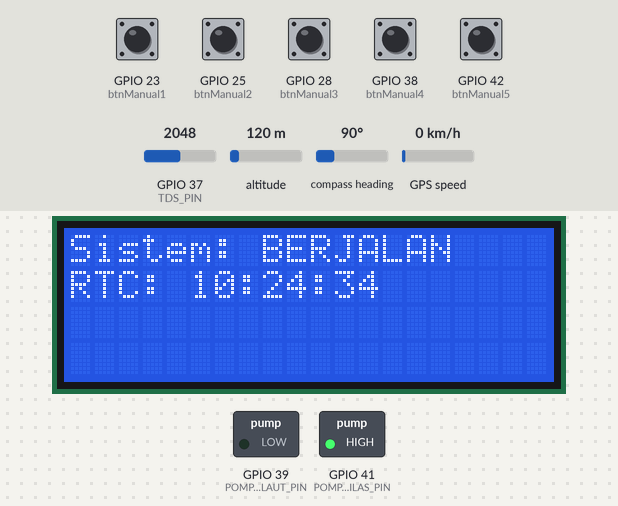
The sketch below on a simulated ESP32. On the bench: 20×4 character LCD, switched loads named in the sketch (green lamp = pin HIGH). Inputs (shaded band) come from the test bench; at power-on: GPIO 23 (btnManual1), GPIO 25 (btnManual2), GPIO 28 (btnManual3), GPIO 38 (btnManual4), GPIO 42 (btnManual5) HIGH, GPIO 37 (TDS_PIN) = 2048, altitude 120 m, compass heading 90°, GPS speed 0 km/h. The local clock reads 2024-03-15 10:24:30 at power-on unless the sketch sets it; the GPS gets a fix after 3 s at 37.7749, -122.4194 with 8 satellites; what the sketch prints to the serial monitor is not drawn.

Above: at 5.1 s.
5.2 s: GPIO 38 (btnManual4) pulled LOW for 3.2 s
At 13.4 s:
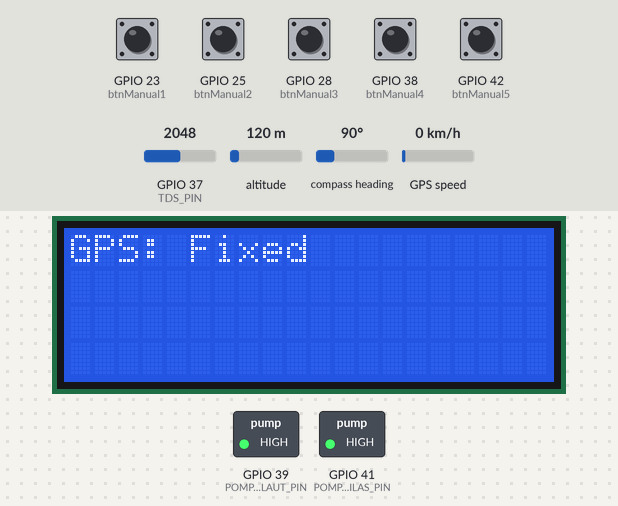
14.3 s: GPIO 42 (btnManual5) pulled LOW for 3.2 s
At 16.3 s:
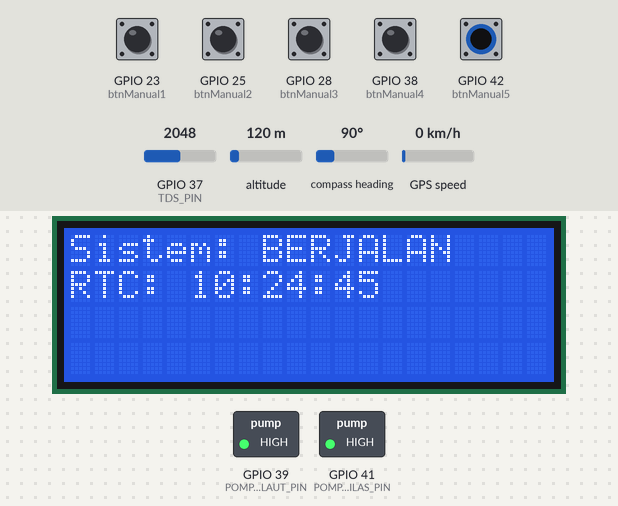
25.1 s: GPIO 38 (btnManual4) pulled LOW for 3.2 s
At 30.6 s:
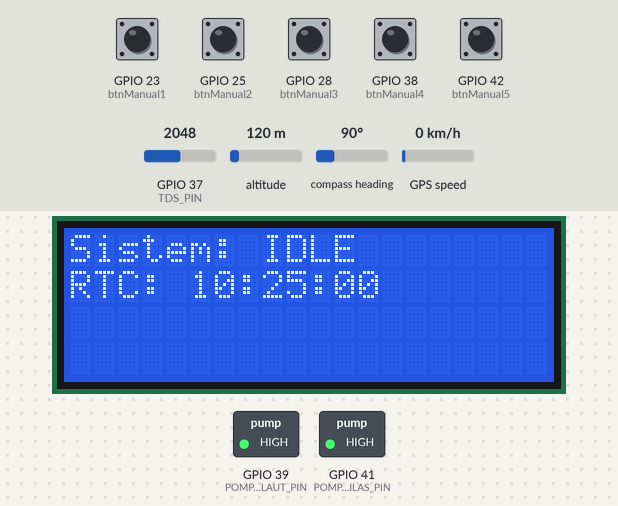
35.6 s: GPIO 23 (btnManual1) pulled LOW for 1 s
At 36.5 s:
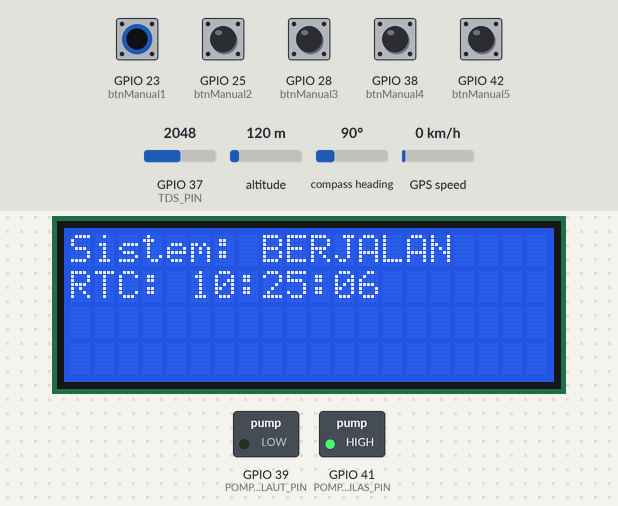
39.8 s: GPIO 38 (btnManual4) pulled LOW for 1 s
At 41.0 s:
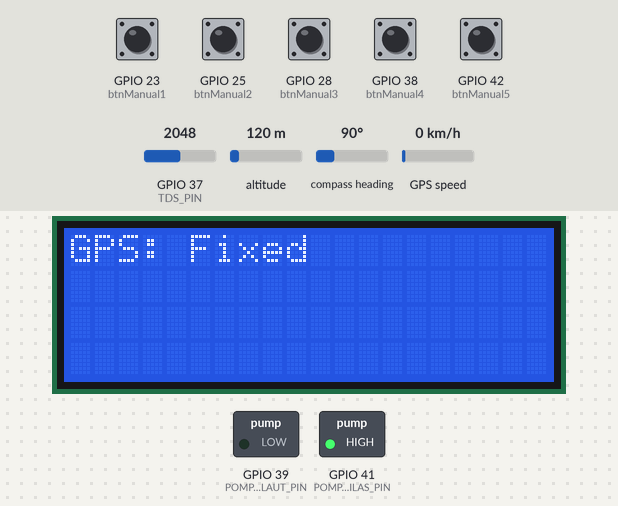
Timing chart, 0 to 54.7 s (numbered marks = the images above; inputs shaded):
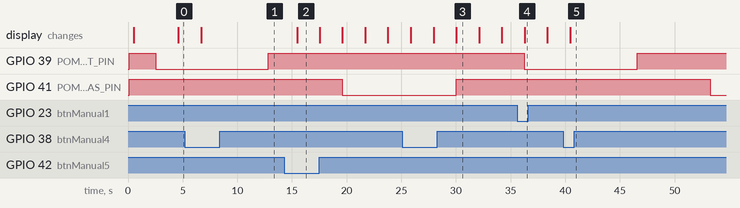

The sketch:

arduino.ino
```cpp
#include <SPI.h>
#include <SoftwareSerial.h>
#include <Wire.h>
#include <DS3231.h>
#include <LiquidCrystal_I2C.h>
#include <TinyGPS++.h>
#include <OneWire.h>
#include <DallasTemperature.h>
#include "DFRobot_PH.h"
#include <EEPROM.h>
#include <ModbusMaster.h>

// ================== PIN BUTTON MANUAL (ANOMALI) ==================
const int btnManual1 = 23;
const int btnManual2 = 25;
const int btnManual3 = 28;
const int btnManual4 = 38;
const int btnManual5 = 42;

// ================== MODE SISTEM ==================
enum Mode { MODE_DISPLAY, SETTING };
Mode currentMode = MODE_DISPLAY;

// ================== RTC & LCD ==================
DS3231 rtc;
LiquidCrystal_I2C lcd(0x27, 20, 4);

// ================== INTERVAL WAKTU & SIKLUS ==================
unsigned long previousMillis = 0;
const long interval = 1000;

// Timer Utama Otomatis (Setiap 5 Menit = 300.000 ms)
unsigned long lastAutoTriggerMs = 0;
const unsigned long AUTO_INTERVAL_MS = 300000;

// Status Siklus Milidetik
bool isCycleActive = false;
unsigned long cycleStartMs = 0;
bool sensorHasRead = false;
bool dataHasBeenSent = false;

// ================== Serial Ports ==================
SoftwareSerial mySerial(32, 30); // TX di pin 32 ke ESP32 (RXD 2)
SoftwareSerial rs485Serial(10, 9);

// ================== GPS ==================
static const uint32_t GPSBaud = 9600;
TinyGPSPlus gps;
bool gpsEverFixed = false;
double gpsLat = 0.0, gpsLng = 0.0;

// ================== RTC strings ==================
String jam, menit, detik, tanggal;

// ================== LCD slide control ==================
unsigned long prevLcdMillis = 0;
const unsigned long lcdMinInterval = 100;
bool lcdForce = false;
uint8_t currentSlide = 0;
uint8_t prevSlide = 255;

// ================== Sensor pins ==================
#define TURB_PIN A0
#define TDS_PIN A1
#define PRESS_PIN A2
#define ONE_WIRE_PIN 2
#define PH_PIN A4
#define DO_PIN PRESS_PIN

OneWire ds(ONE_WIRE_PIN);
DallasTemperature ds18(&ds);

// ================== TSS/NTU calibration ==================
const float VREF_ADC = 4.94f;
float V_NTU0 = 3.80;
float V_NTU1000 = 3.00;
float V_NTU3000 = 2.60;

// ================== DO mg/L ==================
#define ADC_COUNTS 1023.0
#define VREF_MV 5000.0
const float DO_VZERO_mV = 35.0f;
const float DO_VAIR_mV = 1145.0f;
float g_do_mgL = NAN;

// ================== TDS calibrated ==================
const float VREF_TDS_MEAS = 4.914f;
const float TDS_FACTOR = 0.5f;
const float CAL_FACTOR = 1.1002f;
#define TDS_SCOUNT 30
int tdsBuf[TDS_SCOUNT], tdsBufTmp[TDS_SCOUNT];
int tdsIdx = 0;

// ================== RS485 (CWT-TH) ==================
ModbusMaster rs485;
float g_airTempC = NAN;
float g_airRH = NAN;
unsigned long lastTHReadMs = 0;
const unsigned long TH_READ_INTERVAL = 500;

// ================== Global sensor cache ==================
float g_tempC = NAN;
float g_tss_NTU = NAN;
float g_tdsPPM = NAN;
float g_pH = NAN;
float g_ecVal = NAN; // Variabel penampung EC dari Turbidity

// ================== PUMPS / RELAY ==================
#define POMPA_AIR_LAUT_PIN 39   // Relay 1
#define POMPA_AIR_BILAS_PIN 41  // Relay 2

DFRobot_PH ph;

// ================== Prototypes ==================
void updateLCD();
void bacaRTC();
void processGPS();
void readTH_RS485();
float readVoltageAvg(byte pin, int samples = 20);
float readDS18x20C();
int medianFilter(int *src, int n);
float DOsaturationAtTemp(float tC);

void setup() {
  Serial.begin(9600);

  // Tombol Manual Anomali
  pinMode(btnManual1, INPUT_PULLUP);
  pinMode(btnManual2, INPUT_PULLUP);
  pinMode(btnManual3, INPUT_PULLUP);
  pinMode(btnManual4, INPUT_PULLUP);
  pinMode(btnManual5, INPUT_PULLUP);

  Wire.begin();
  lcd.init();
  lcd.backlight();
  lcd.setCursor(0, 0);
  lcd.print("Weather Station");
  lcd.setCursor(0, 1);
  lcd.print("Sistem Siap...");

  mySerial.begin(9600);
  Serial2.begin(GPSBaud);

  rs485Serial.begin(4800);
  rs485.begin(1, rs485Serial);
  rs485Serial.listen();

  ds18.begin();
  ph.begin();

  pinMode(POMPA_AIR_LAUT_PIN, OUTPUT);
  pinMode(POMPA_AIR_BILAS_PIN, OUTPUT);

  // Kondisi Awal: Semua Relay Mati (HIGH)
  digitalWrite(POMPA_AIR_LAUT_PIN, HIGH);
  digitalWrite(POMPA_AIR_BILAS_PIN, HIGH);

  lastAutoTriggerMs = millis();

  delay(400);
  lcd.clear();

  // Langsung jalankan siklus pertama otomatis saat di-colok
  Serial.println(">>> SISTEM DINYALAKAN: Memulai Siklus Pertama Otomatis! <<<");
  isCycleActive = true;
  cycleStartMs = millis();
}

void loop() {
  unsigned long currentMillis = millis();

  rs485Serial.listen();
  readTH_RS485();
  processGPS();

  // ================== 1. CEK TOMBOL MANUAL & TIMER OTOMATIS ==================
  if (!isCycleActive) {
    bool buttonPressed = (digitalRead(btnManual1) == LOW || digitalRead(btnManual2) == LOW ||
                          digitalRead(btnManual3) == LOW || digitalRead(btnManual4) == LOW ||
                          digitalRead(btnManual5) == LOW);

    if (buttonPressed) {
      delay(30);
      if (digitalRead(btnManual1) == LOW || digitalRead(btnManual2) == LOW ||
          digitalRead(btnManual3) == LOW || digitalRead(btnManual4) == LOW ||
          digitalRead(btnManual5) == LOW) {

        Serial.println("\n>>> TOMBOL MANUAL DITEKAN: Memulai Siklus! <<<");
        isCycleActive = true;
        cycleStartMs = currentMillis;
        sensorHasRead = false;
        dataHasBeenSent = false;
      }
    }
    else if (currentMillis - lastAutoTriggerMs >= AUTO_INTERVAL_MS) {
      lastAutoTriggerMs = currentMillis;
      Serial.println("\n>>> TIMER 5 MENIT: Memulai Siklus Otomatis! <<<");
      isCycleActive = true;
      cycleStartMs = currentMillis;
      sensorHasRead = false;
      dataHasBeenSent = false;
    }
  }

  // ================== 2. EKSEKUSI SIKLUS BERDASARKAN MILIDETIK ==================
  if (isCycleActive) {
    unsigned long elapsedMs = currentMillis - cycleStartMs;

    // --- TAHAP 1 (0 - 10 Detik): Pompa Laut (Relay 1) Nyala ---
    if (elapsedMs < 10000UL) {
      digitalWrite(POMPA_AIR_LAUT_PIN, LOW);   // Relay 1 Nyala
      digitalWrite(POMPA_AIR_BILAS_PIN, HIGH); // Relay 2 Mati

      // --- DETIK KE-5 (di rentang 5000 - 5500 ms): Semua Sensor Membaca ---
      if (elapsedMs >= 5000UL && elapsedMs < 5500UL && !sensorHasRead) {
        float tempC_new = readDS18x20C();
        float vTurb_new = readVoltageAvg(TURB_PIN);

        // 1. Hitung TSS dari Turbidity
        float tssNTU;
        if (vTurb_new >= V_NTU0) tssNTU = 0.0;
        else if (vTurb_new <= V_NTU3000) tssNTU = 3000.0;
        else if (vTurb_new > V_NTU1000) {
          tssNTU = ((V_NTU0 - vTurb_new) / (V_NTU0 - V_NTU1000)) * 1000.0;
        } else {
          tssNTU = 1000.0 + ((V_NTU1000 - vTurb_new) / (V_NTU1000 - V_NTU3000)) * 2000.0;
        }
        g_tss_NTU = tssNTU;

        // 2. Konversi EC dari Nilai Turbidity / Voltase Turbidity
        // Asumsi: Semakin pekat/keruh (voltase turun), nilai konduktivitas/EC ikut naik
        g_ecVal = (V_NTU0 - vTurb_new) * 550.0; // Estimasi konversi ke uS/cm
        if (g_ecVal < 0) g_ecVal = 0.0;

        // 3. Baca pH Sensor
        float voltagePH = readVoltageAvg(PH_PIN, 20);
        float tempUsedC = (isnan(tempC_new) || tempC_new <= -999) ? 25.0f : tempC_new;
        g_pH = ph.readPH(voltagePH, tempUsedC);

        // Pengaman agar pH tidak pernah tembus angka 14 (jika belum dikalibrasi)
        if (isnan(g_pH) || g_pH < 0.0f || g_pH > 14.0f) {
          g_pH = 7.00f; // Default ke netral sementara jika sensor belum beres kalibrasi
        }

        // 4. Baca TDS
        int med = medianFilter(tdsBuf, TDS_SCOUNT);
        float vAvg = med * (VREF_TDS_MEAS / 1023.0f);
        float comp = 1.0f + 0.02f * (tempUsedC - 25.0f);
        float vComp = vAvg / comp;
        float tdsRaw = (133.42f * vComp * vComp * vComp - 255.86f * vComp * vComp + 857.39f * vComp) * TDS_FACTOR;
        g_tdsPPM = tdsRaw * CAL_FACTOR;

        if (isnan(g_tempC) || fabs(g_tempC - tempC_new) > 0.2f) {
          g_tempC = tempC_new;
        }

        // 5. Baca DO
        long doSum = 0;
        for (int i = 0; i < 20; i++) {
          doSum += analogRead(DO_PIN);
          delay(1);
        }
        uint16_t doRaw = doSum / 20;
        float do_mV = doRaw * (VREF_MV / ADC_COUNTS);
        float doSat = DOsaturationAtTemp(tempUsedC);
        float frac = (do_mV - DO_VZERO_mV) / (DO_VAIR_mV - DO_VZERO_mV);
        if (frac < 0) frac = 0;
        if (frac > 1.2f) frac = 1.2f;
        g_do_mgL = frac * doSat;

        sensorHasRead = true;
        Serial.println("[DETIK 5] Sensor Selesai Membaca (pH & EC Terhitung)!");
      }

      // Sampel TDS buffer berkala
      static unsigned long tdsSampleMs = millis();
      if (millis() - tdsSampleMs > 40) {
        tdsSampleMs = millis();
        tdsBuf[tdsIdx] = analogRead(TDS_PIN);
        tdsIdx = (tdsIdx + 1) % TDS_SCOUNT;
      }

    }
    // --- TAHAP 2 (10 - 12 Detik): Pompa Laut Mati & Kirim Data ---
    else if (elapsedMs >= 10000UL && elapsedMs < 12000UL) {
      digitalWrite(POMPA_AIR_LAUT_PIN, HIGH); // Relay 1 Mati
      digitalWrite(POMPA_AIR_BILAS_PIN, HIGH);

      // Kirim Data di rentang detik ke-12
      if (!dataHasBeenSent) {
        bacaRTC();
        String latStr = gpsEverFixed ? String(gpsLat, 6) : "searching";
        String lngStr = gpsEverFixed ? String(gpsLng, 6) : "searching";

        String humSend     = (!isnan(g_airRH) && g_airRH > 0) ? String(g_airRH, 1) : "tidak mengukur";
        String airTempSend = (!isnan(g_airTempC) && g_airTempC > -50) ? String(g_airTempC, 1) : "tidak mengukur";
        String wtempSend   = (!isnan(g_tempC) && g_tempC > -900) ? String(g_tempC, 2) : "tidak mengukur";
        String tssSend     = String(g_tss_NTU, 1);
        String tdsSend     = (!isnan(g_tdsPPM)) ? String(g_tdsPPM, 0) : "tidak mengukur";
        String doSend      = (!isnan(g_do_mgL)) ? String(g_do_mgL, 2) : "tidak mengukur";
        String phSend      = (!isnan(g_pH)) ? String(g_pH, 2) : "tidak mengukur";
        String ecSend      = (!isnan(g_ecVal)) ? String(g_ecVal, 1) : "tidak mengukur";

        String dataToSend = String("humidity: ") + humSend
                          + ", air_temperature: " + airTempSend
                          + ", water_temperature: " + wtempSend
                          + ", TSS: " + tssSend
                          + ", TDS: " + tdsSend
                          + ", DO: " + doSend
                          + ", pH: " + phSend
                          + ", EC: " + ecSend
                          + ", pompa_laut: ON"
                          + ", pompa_bilas: OFF"
                          + ", latitude: " + latStr
                          + ", longitude: " + lngStr
                          + ", rtc_time: " + jam + ":" + menit + ":" + detik
                          + ", rtc_date: " + tanggal;

        mySerial.println(dataToSend);
        Serial.println("[DETIK 12] Kirim Data ke ESP32: " + dataToSend);
        dataHasBeenSent = true;
      }
    }
    // --- TAHAP 3 (12 - 17 Detik): Jeda Tambahan 5 Detik ---
    else if (elapsedMs >= 12000UL && elapsedMs < 17000UL) {
      digitalWrite(POMPA_AIR_LAUT_PIN, HIGH);
      digitalWrite(POMPA_AIR_BILAS_PIN, HIGH);
    }
    // --- TAHAP 4 (17 - 27 Detik): Pompa Bilas (Relay 2) Nyala 10 Detik ---
    else if (elapsedMs >= 17000UL && elapsedMs < 27000UL) {
      digitalWrite(POMPA_AIR_LAUT_PIN, HIGH);
      digitalWrite(POMPA_AIR_BILAS_PIN, LOW); // Relay 2 Nyala
    }
    // --- SETELAH DETIK 27: Selesai ---
    else if (elapsedMs >= 27000UL) {
      digitalWrite(POMPA_AIR_LAUT_PIN, HIGH);
      digitalWrite(POMPA_AIR_BILAS_PIN, HIGH);
      isCycleActive = false;
      Serial.println("[DETIK 27] SIKLUS SELESAI (Kembali Siaga)\n");
    }
  }

  // ================== 3. UPDATE LCD & TOMBOL NAVIGASI ==================
  if (digitalRead(38) == LOW) { // btnUp
    delay(50);
    if (digitalRead(38) == LOW) {
      currentSlide = (currentSlide + 1) % 2;
      lcdForce = true;
    }
  } else if (digitalRead(42) == LOW) { // btnDown
    delay(50);
    if (digitalRead(42) == LOW) {
      currentSlide = (currentSlide - 1 + 2) % 2;
      lcdForce = true;
    }
  }

  if (currentMillis - previousMillis >= interval) {
    previousMillis = currentMillis;
    bacaRTC();
    lcdForce = true;
  }

  if (lcdForce) {
    if (millis() - prevLcdMillis >= lcdMinInterval) {
      updateLCD();
      lcdForce = false;
    }
  }

  delay(20);
}

void updateLCD() {
  prevLcdMillis = millis();
  if (currentSlide != prevSlide) {
    lcd.clear();
    prevSlide = currentSlide;
  }

  if (currentSlide == 0) {
    lcd.setCursor(0, 0);
    lcd.print("Sistem: ");
    lcd.print(isCycleActive ? "BERJALAN" : "IDLE    ");
    lcd.setCursor(0, 1);
    lcd.print("RTC: " + jam + ":" + menit + ":" + detik);
  } else if (currentSlide == 1) {
    lcd.setCursor(0, 0);
    lcd.print(gpsEverFixed ? "GPS: Fixed" : "GPS: Searching");
  }
}

void bacaRTC() {
  bool h12, pm;
  int jamInt = rtc.getHour(h12, pm);
  int menitInt = rtc.getMinute();
  int detikInt = rtc.getSecond();
  int tglInt = rtc.getDate();

  jam = (jamInt < 10) ? "0" + String(jamInt) : String(jamInt);
  menit = (menitInt < 10) ? "0" + String(menitInt) : String(menitInt);
  detik = (detikInt < 10) ? "0" + String(detikInt) : String(detikInt);
  tanggal = (tglInt < 10) ? "0" + String(tglInt) : String(tglInt);
}

void processGPS() {
  while (Serial2.available() > 0) {
    char c = (char)Serial2.read();
    gps.encode(c);
  }
  if (gps.location.isUpdated() && gps.location.isValid()) {
    gpsLat = gps.location.lat();
    gpsLng = gps.location.lng();
    gpsEverFixed = true;
  }
}

float readVoltageAvg(byte pin, int samples) {
  long sum = 0;
  for (int i = 0; i < samples; i++) {
    sum += analogRead(pin);
    delay(1);
  }
  return (sum / (float)samples) * VREF_ADC / 1023.0;
}

float readDS18x20C() {
  ds18.requestTemperatures();
  delay(100); // Wajib ada jeda agar DS18B20 selesai konversi suhu
  float t = ds18.getTempCByIndex(0);

  if (t <= -40 || t >= 85) {
    delay(100);
    ds18.requestTemperatures();
    t = ds18.getTempCByIndex(0);
  }

  if (t > -40 && t < 85) return t;
  return -1000;
}

void readTH_RS485() {
  if (millis() - lastTHReadMs < TH_READ_INTERVAL) return;
  lastTHReadMs = millis();
  uint8_t res = rs485.readHoldingRegisters(0x0000, 2);
  if (res == rs485.ku8MBSuccess) {
    g_airRH = rs485.getResponseBuffer(0) / 10.0;
    g_airTempC = (int16_t)rs485.getResponseBuffer(1) / 10.0;
  }
}

int medianFilter(int *src, int n) {
  for (int i = 0; i < n; i++) tdsBufTmp[i] = src[i];
  for (int j = 0; j < n - 1; j++)
    for (int i = 0; i < n - 1 - j; i++)
      if (tdsBufTmp[i] > tdsBufTmp[i + 1]) {
        int t = tdsBufTmp[i];
        tdsBufTmp[i] = tdsBufTmp[i + 1];
        tdsBufTmp[i + 1] = t;
      }
  if (n & 1) return tdsBufTmp[(n - 1) / 2];
  return (tdsBufTmp[n / 2] + tdsBufTmp[n / 2 - 1]) / 2;
}

float DOsaturationAtTemp(float tC) {
  struct P { float t; float d; };
  const P tab[] = { { 0, 14.6 }, { 10, 11.0 }, { 20, 9.1 }, { 25, 8.26 }, { 30, 7.6 } };
  if (tC <= tab[0].t) return tab[0].d;
  if (tC >= tab[4].t) return tab[4].d;
  for (int i = 0; i < 4; i++) {
    if (tC <= tab[i + 1].t) {
      float t1 = tab[i].t, d1 = tab[i].d;
      float t2 = tab[i + 1].t, d2 = tab[i + 1].d;
      return d1 + (d2 - d1) * (tC - t1) / (t2 - t1);
    }
  }
  return 8.26f;
}
```

Measured:
- after the input at 5.2 s, the display: changes after 1.5 s (image 1)
- after the input at 14.3 s, GPIO 41 (POMPA_AIR_BILAS_PIN): HIGH → LOW after 5.3 s instead of 7.2 s; the display: changes after 1.2 s (image 2)
- after the input at 25.1 s, the display: first changes after 0.76 s (image 3 shows a later state)
- after the input at 35.6 s, GPIO 39 (POMPA_AIR_LAUT_PIN): HIGH → LOW after 0.64 s; the display: changes after 0.67 s (image 4)
- after the input at 39.8 s, the display: changes after 0.64 s (image 5)
